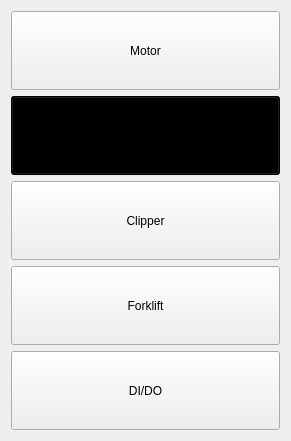
          <widget class="QWidget" name="ListOptionsWidget" native="true">
           <property name="geometry">
            <rect>
             <x>10</x>
             <y>100</y>
             <width>291</width>
             <height>441</height>
            </rect>
           </property>
           <property name="sizePolicy">
            <sizepolicy hsizetype="Preferred" vsizetype="Preferred">
             <horstretch>0</horstretch>
             <verstretch>0</verstretch>
            </sizepolicy>
           </property>
           <layout class="QVBoxLayout" name="verticalLayout_5">
            <item>
             <widget class="QPushButton" name="MotorOption">
              <property name="sizePolicy">
               <sizepolicy hsizetype="Minimum" vsizetype="Preferred">
                <horstretch>0</horstretch>
                <verstretch>0</verstretch>
               </sizepolicy>
              </property>
              <property name="styleSheet">
               <string notr="true"/>
              </property>
              <property name="text">
               <string>Motor</string>
              </property>
             </widget>
            </item>
            <item>
             <widget class="QPushButton" name="VisionOption">
              <property name="sizePolicy">
               <sizepolicy hsizetype="Minimum" vsizetype="Preferred">
                <horstretch>0</horstretch>
                <verstretch>0</verstretch>
               </sizepolicy>
              </property>
              <property name="styleSheet">
               <string notr="true">background-color: #000000;</string>
              </property>
              <property name="text">
               <string>Vision</string>
              </property>
             </widget>
            </item>
            <item>
             <widget class="QPushButton" name="ClipperOption">
              <property name="sizePolicy">
               <sizepolicy hsizetype="Minimum" vsizetype="Preferred">
                <horstretch>0</horstretch>
                <verstretch>0</verstretch>
               </sizepolicy>
              </property>
              <property name="styleSheet">
               <string notr="true"/>
              </property>
              <property name="text">
               <string>Clipper</string>
              </property>
             </widget>
            </item>
            <item>
             <widget class="QPushButton" name="ForkliftOption">
              <property name="sizePolicy">
               <sizepolicy hsizetype="Minimum" vsizetype="Preferred">
                <horstretch>0</horstretch>
                <verstretch>0</verstretch>
               </sizepolicy>
              </property>
              <property name="styleSheet">
               <string notr="true"/>
              </property>
              <property name="text">
               <string>Forklift</string>
              </property>
             </widget>
            </item>
            <item>
             <widget class="QPushButton" name="DIDOOption">
              <property name="sizePolicy">
               <sizepolicy hsizetype="Minimum" vsizetype="Preferred">
                <horstretch>0</horstretch>
                <verstretch>0</verstretch>
               </sizepolicy>
              </property>
              <property name="styleSheet">
               <string notr="true"/>
              </property>
              <property name="text">
               <string>DI/DO</string>
              </property>
             </widget>
            </item>
           </layout>
          </widget>
